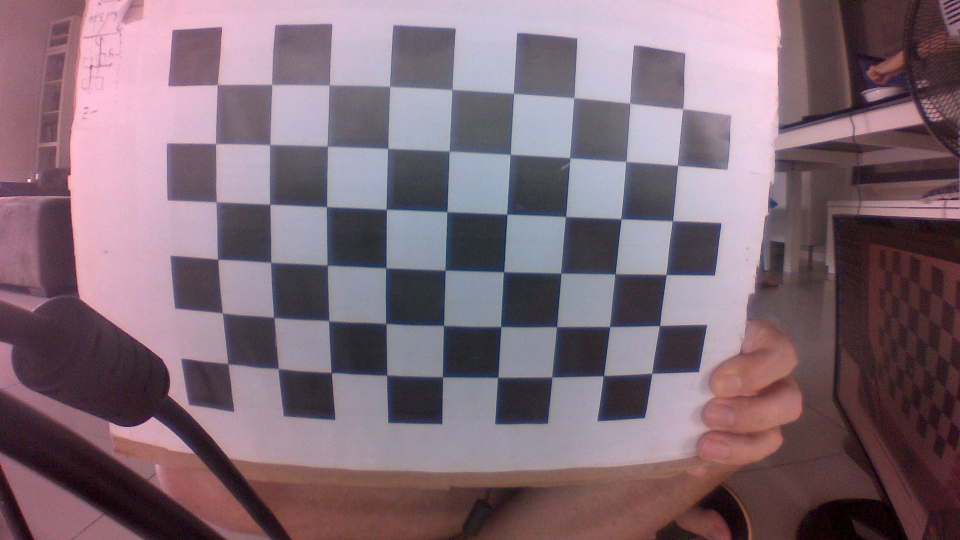
#> input picture Labs/Data/Lab03/robot/images/frame0.jpg, 1920 x 1080 px (shown at 1/2 size)
$ python main.py
#> lines starting #> are read from the running program, lines starting #| are printed output that depends on the picture
### Labs/Lab03-Camera-Calibration/Lab-exercises/04-robot_calibrate_rectify/python/calibrate_camera.py
import glob
import cv2 as cv
import numpy as np


class CameraCalibration:
    camera_mtx = None
    distortion_coefficient = None
    rotation_vectors = None
    translation_vectors = None

    # Define the dimensions of checkerboard
    __CHECKERBOARD = (6, 9)
    __criteria = (cv.TERM_CRITERIA_EPS + cv.TERM_CRITERIA_MAX_ITER, 30, 0.001)

    # Create vector to store vectors of 3D points for each checkerboard image
    __obj_points = []

    # Create vector to store vectors of 2D points for each checkerboard image
    __img_points = []

    # Define the world coordinates for 3D points
    __obj_point = np.zeros((1, __CHECKERBOARD[0] * __CHECKERBOARD[1], 3), dtype=np.float32)
    __obj_point[0, :, :2] = np.mgrid[0:__CHECKERBOARD[0], 0:__CHECKERBOARD[1]].T.reshape(-1, 2)
    __prev_img_shape = None

    __img = None
    __gray = None

    def __init__(self, file_name=None):
        if file_name is not None:
            self.read_calibration_file(file_name)

    def calibrate(self, file_path):
#> called with file_path = '../../../../Data/Lab03/robot/images/'
        images = glob.glob(file_path + "*.jpg")

        for f_name in images:
            self.__img = cv.imread(f_name)
            self.__gray = cv.cvtColor(self.__img, cv.COLOR_BGR2GRAY)

            # Find the checkerboard corners
            ret, corners = cv.findChessboardCorners(self.__gray, self.__CHECKERBOARD, cv.CALIB_CB_ADAPTIVE_THRESH
                                                    + cv.CALIB_CB_FAST_CHECK + cv.CALIB_CB_NORMALIZE_IMAGE)

            # If the desired number of corner are detected
            if ret:
                self.__obj_points.append(self.__obj_point)

                # Refining pixel coordinates for given 2D points.
                corners2 = cv.cornerSubPix(self.__gray, corners, (9, 9), (-1, -1), self.__criteria)

                self.__img_points.append(corners2)

                # Draw and display the corners
                self.__img = cv.drawChessboardCorners(self.__img, self.__CHECKERBOARD, corners2, True)

            cv.imshow('img', self.__img)
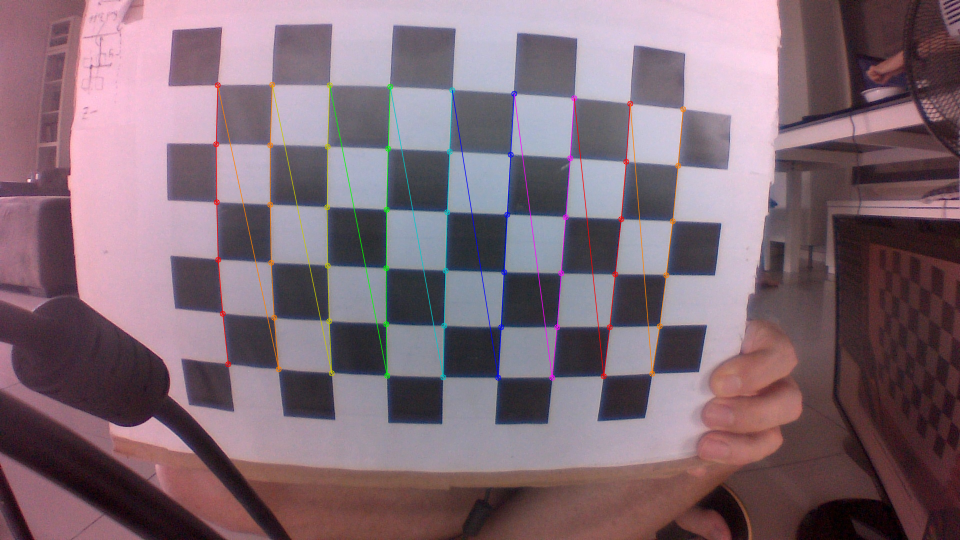
#> window 'img': shape (1080, 1920, 3) (shown at 1/2 size); mean B, G, R 117.7, 107.1, 128.6
            cv.waitKey(30)
#> pass 2 of the loop in calibrate, `for f_name in images:`:
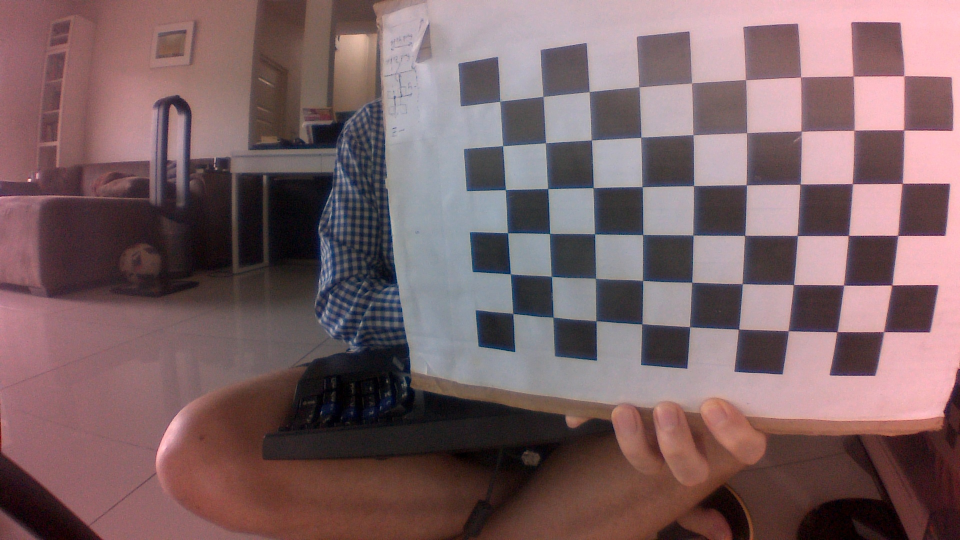
#> input picture Labs/Data/Lab03/robot/images/frame1.jpg, 1920 x 1080 px (shown at 1/2 size)
#> in calibrate, `cv.imshow('img', self.__img)`:
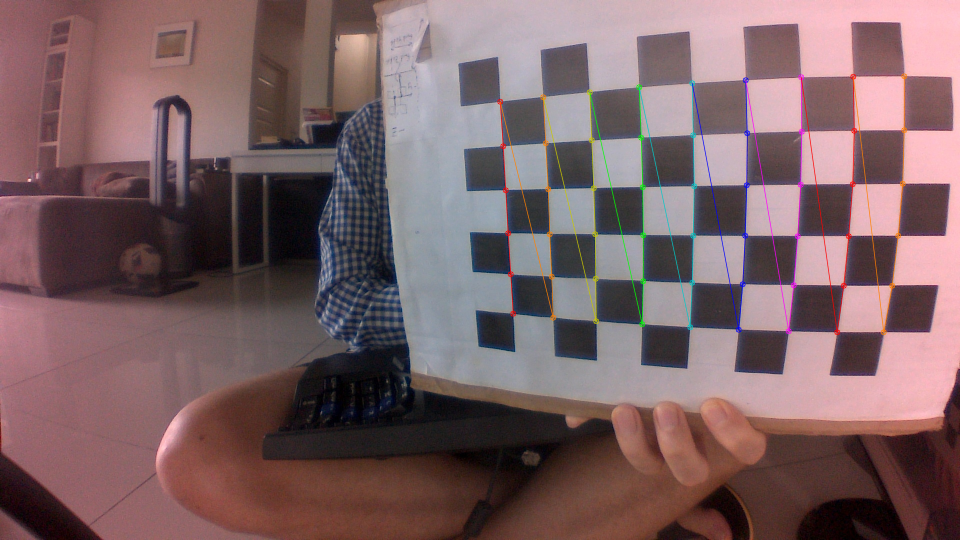
#> window 'img': shape (1080, 1920, 3) (shown at 1/2 size); mean B, G, R 101.1, 98.3, 123.8
#> pass 3 of the loop in calibrate, `for f_name in images:`:
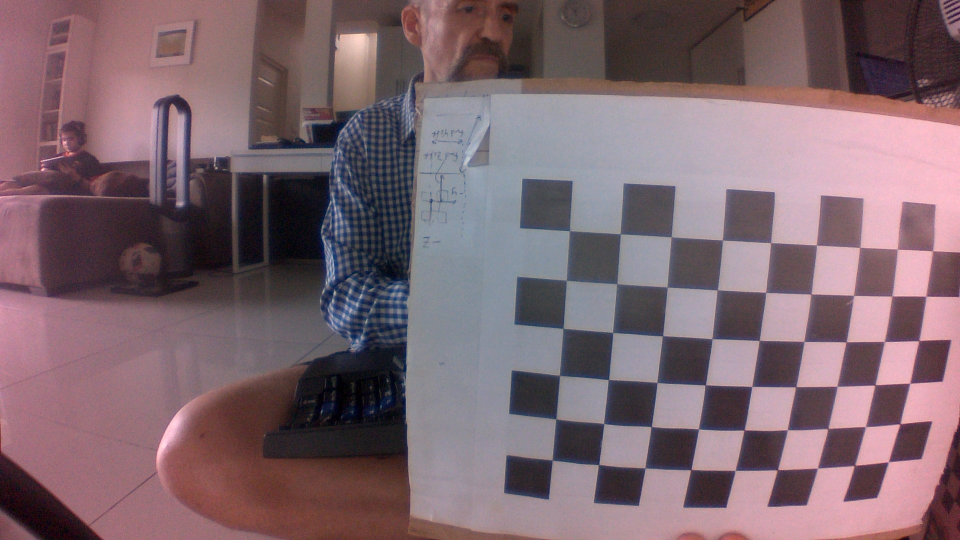
#> input picture Labs/Data/Lab03/robot/images/frame10.jpg, 1920 x 1080 px (shown at 1/2 size)
#> in calibrate, `cv.imshow('img', self.__img)`:
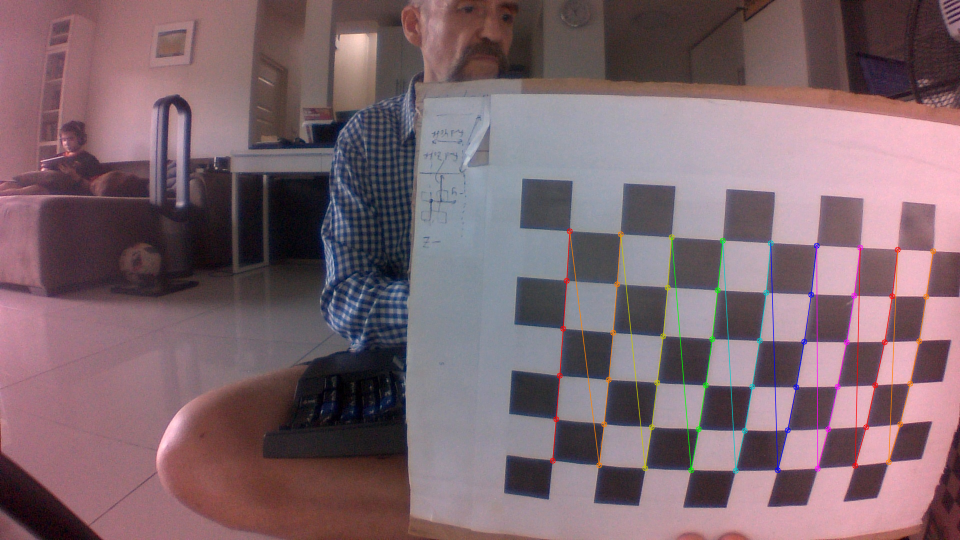
#> window 'img': shape (1080, 1920, 3) (shown at 1/2 size); mean B, G, R 110.1, 102.4, 125.5
        cv.destroyAllWindows()

        # Calibrate the camera
        ret, self.camera_mtx, self.distortion_coefficient, self.rotation_vectors, self.translation_vectors = \
            cv.calibrateCamera(self.__obj_points, self.__img_points, self.__gray.shape[::-1], None, None)

    def write_calibration_file(self, file_name):
#> called with file_name = 'camera_calibration.yml'
        file_storage = cv.FileStorage(file_name, cv.FILE_STORAGE_WRITE)

        if not file_storage.isOpened():
            return False

        file_storage.write("MTX", self.camera_mtx)
        file_storage.write("DIST", self.distortion_coefficient)
        for i in range(10):
            file_storage.write("R" + str(i), self.rotation_vectors[i])
            file_storage.write("T" + str(i), self.translation_vectors[i])
        file_storage.release()

        return True

    # [17 lines left out: function read_calibration_file, not called in this run]

### Labs/Lab03-Camera-Calibration/Lab-exercises/04-robot_calibrate_rectify/python/main.py
import sys
import cv2 as cv
from calibrate_camera import CameraCalibration
from homography import Homography

PATH = "../../../../Data/Lab03/robot/"
VIDEO_FILE = "robot.mp4"

# Calibrate the camera
camera_calibration = CameraCalibration()
camera_calibration.calibrate(PATH + "images/")
#> (the run stopped early here; a loop or call above may not have finished)
